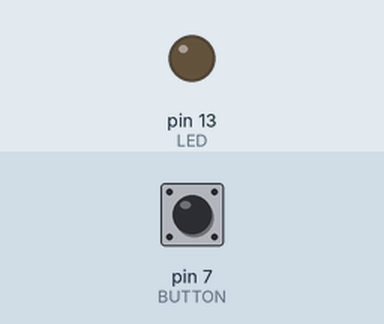
Simulated run of this sketch. Board: Arduino Uno, built with avr-gcc and run on an emulated ATmega328P. Shown: output pins drawn as LEDs (lit = HIGH). Inputs (shaded band) come from the test bench; at power-on: pin 7 (BUTTON) HIGH.

Above: at 1.2 s.
1.3 s: pin 7 (BUTTON) pulled LOW for 0.15 s
At 1.37 s:
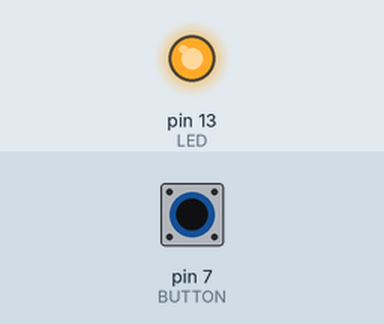
2.9 s: pin 7 (BUTTON) pulled LOW for 3.2 s
At 7.2 s:
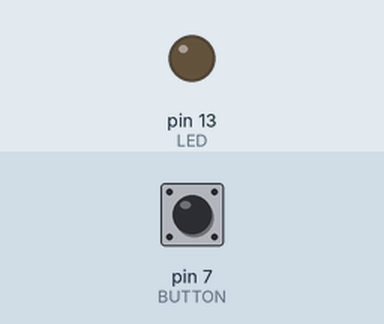
Timing chart, 0 to 8.7 s (numbered marks = the images above; inputs shaded):
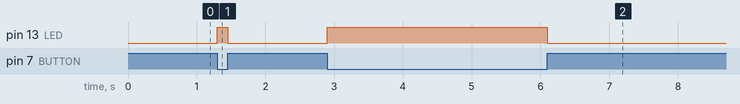

The sketch:

practice2.ino
```cpp
/*
 * Name:      practice2.ino
 * Created:   2016/03/23
 * Author:    choco-mint-ice
 * Operation: スイッチを押したらLEDが点灯するプログラム
 */

const int LED = 13;		//LEDを接続するピン番号
const int BUTTON = 7;	//ボタンを接続するピン番号
int buttonState = 0;	//ボタンの状態を記憶する変数

// the setup function runs once when you press reset or power the board
void setup() {

	pinMode(LED, OUTPUT);	   //LEDピンを出力に設定
	pinMode(BUTTON, INPUT);	 //BUTTONピンを入力に設定
	//pinMode(BUTTON, INPUT_PULLUP);//BUTTONピンを入力に設定(プルアップ)

}

// the loop function runs over and over again until power down or reset
void loop() {

	buttonState = digitalRead(BUTTON);	//BUTTONピンの状態を取得

	if (buttonState == LOW) {	//BUTTONが押されたとき
		digitalWrite(LED, HIGH);//LEDを点灯する
	}
	else {						        //BUTTONが離されたとき
		digitalWrite(LED, LOW);	//LEDを消灯する
	}

}
```

Measured:
- after the input at 1.3 s, pin 13 (LED): LOW → HIGH at once, → LOW 0.15 s later
- after the input at 2.9 s, pin 13 (LED): LOW → HIGH at once, → LOW 3.2 s later
